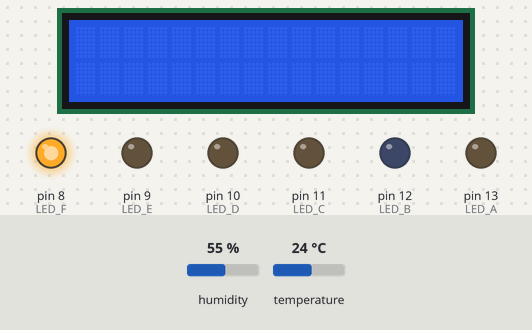
Bench run of a sketch on a simulated Arduino Uno, built with avr-gcc and run on an emulated ATmega328P. Parts: 16×2 character LCD, output pins drawn as LEDs (lit = HIGH). The inputs (shaded band) are chosen by the test bench; at power-on: humidity 55 %, temperature 24 °C.

Above: at 1.2 s.
1.3 s: humidity set to 22 %
At 14.7 s:
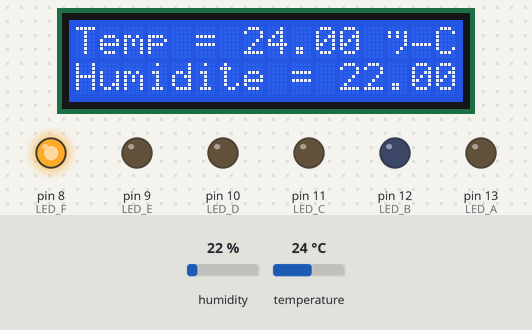
18.1 s: temperature set to 2 °C
At 26.3 s:
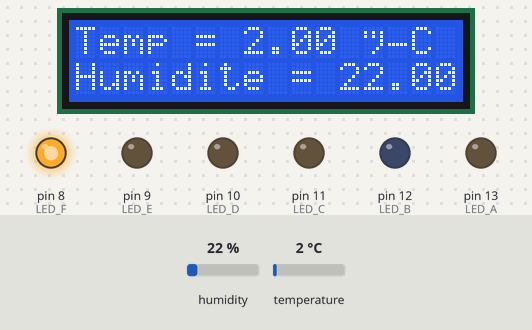
34.9 s: humidity set to 40 %
At 49.9 s:
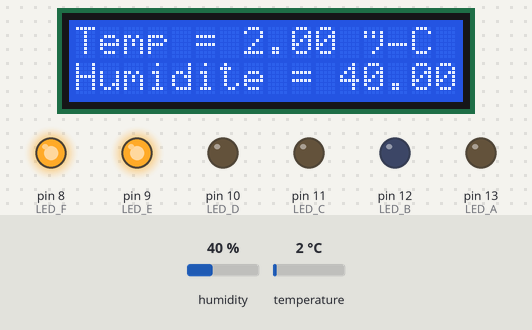
51.7 s: temperature set to 12 °C
At 60.7 s:
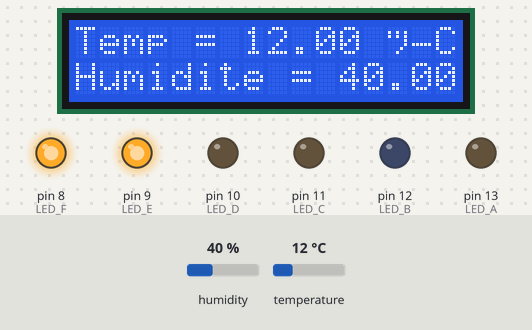
Timing chart, 0 to 69.5 s (numbered marks = the images above; inputs shaded):
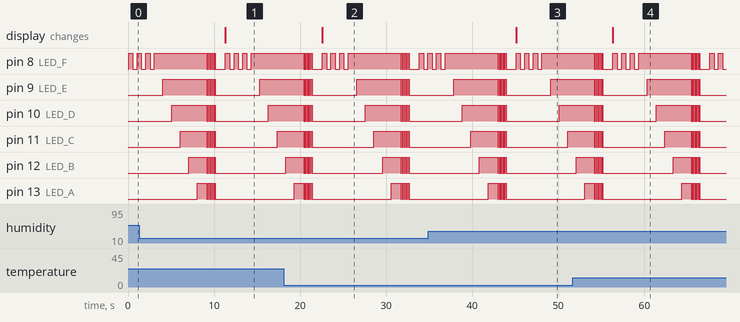

The sketch:

EtnaThermOs.ino
```cpp
#include "DHT.h"
#include "LiquidCrystal_I2C.h"
#include  "Wire.h"

#define DHTPIN 2
#define DHTTYPE DHT11
#define LED_A 13
#define LED_B 12
#define LED_C 11
#define LED_D 10
#define LED_E 9
#define LED_F 8


DHT dht(DHTPIN, DHTTYPE);
LiquidCrystal_I2C lcd(0x27,  16, 2);

void setup()
{
  dht.begin();
  lcd.init();
  lcd.backlight();
  pinMode(LED_A, OUTPUT);
  pinMode(LED_B, OUTPUT);
  pinMode(LED_C, OUTPUT);
  pinMode(LED_D, OUTPUT);
  pinMode(LED_E, OUTPUT);
  pinMode(LED_F, OUTPUT);

}

void loop() {
// COMPTE JUSQU'A 3___________________________________________________________________________________________________________________________________

 for (int i = 0; i < 3; i++) {

  digitalWrite(8, HIGH);
  delay(500);
  digitalWrite(8, LOW);
  delay(500);
 }

// COMPTE A REBOUR___________________________________________________________________________________________________________________________________

  digitalWrite(8, HIGH);
  delay(1000);
  digitalWrite(9, HIGH);
  delay(1000);
  digitalWrite(10, HIGH);
  delay(1000);
  digitalWrite(11, HIGH);
  delay(1000);
  digitalWrite(12, HIGH);
  delay(1000);
  digitalWrite(13, HIGH);
  delay(1000);
// FIN___________________________________________________________________________________________________________________________________________

 for (int i = 0; i < 6; i++) {

  digitalWrite(8, HIGH);
  digitalWrite(9, HIGH);
  digitalWrite(10, HIGH);
  digitalWrite(11, HIGH);
  digitalWrite(12, HIGH);
  digitalWrite(13, HIGH);
  delay(100);

  digitalWrite(8, LOW);
  digitalWrite(9, LOW);
  digitalWrite(10, LOW);
  digitalWrite(11, LOW);
  digitalWrite(12, LOW);
  digitalWrite(13, LOW);
  delay(100);
}

  digitalWrite(8, LOW);
  digitalWrite(9, LOW);
  digitalWrite(10, LOW);
  digitalWrite(11, LOW);
  digitalWrite(12, LOW);
  digitalWrite(13, LOW);
  delay(1000);

// ECRAN__________________________________________________________________________________________________________________________________________

  lcd.setCursor(0,0);
  lcd.println("Temp = " + String(dht.readTemperature())+" °C");

  lcd.setCursor(0,1);
  lcd.println("Humidite = " + String(dht.readHumidity())+" %");
}
```

Measured:
- after the input at 1.3 s, the display: changes after 10.0 s (image 1)
- after the input at 18.1 s, the display: changes after 4.5 s (image 2)
- after the input at 34.9 s, the display: changes after 10.2 s (image 3)
- after the input at 51.7 s, the display: changes after 4.7 s (image 4)
